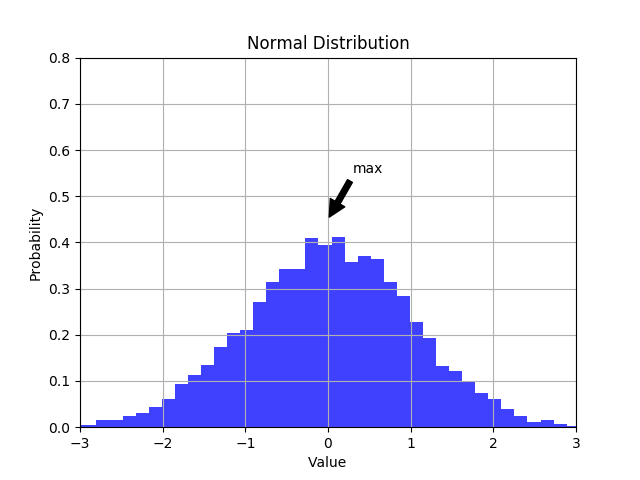

Python code for this plot:
import matplotlib.pyplot as plt
import numpy as np

ax = plt.subplot(111)

x = np.random.randn(10000)

# the histogram of the data
n, bins, patches = plt.hist(x, 50, normed = 1, facecolor = 'b', alpha = 0.75)

plt.xlabel('Value')
plt.ylabel('Probability')
plt.title('Normal Distribution')
plt.axis([-3, 3, 0, .8])
plt.grid(True)

plt.annotate('max', xy = (0, 0.45), xytext = (0.3, 0.55),
             arrowprops = dict(facecolor = 'black', shrink = 0.05), )

plt.savefig('Histogram_example_7.png')

# OBS : arguments of xy and xytext are tuples

plt.show()